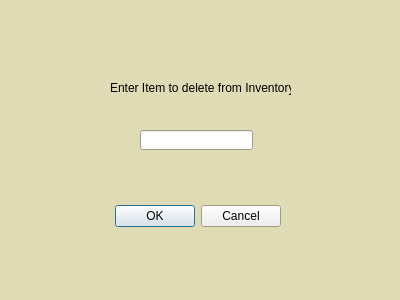
<?xml version="1.0" encoding="UTF-8"?>
<ui version="4.0">
 <class>deleteInventory</class>
 <widget class="QDialog" name="deleteInventory">
  <property name="geometry">
   <rect>
    <x>0</x>
    <y>0</y>
    <width>400</width>
    <height>300</height>
   </rect>
  </property>
  <property name="palette">
   <palette>
    <active>
     <colorrole role="Base">
      <brush brushstyle="SolidPattern">
       <color alpha="255">
        <red>255</red>
        <green>255</green>
        <blue>255</blue>
       </color>
      </brush>
     </colorrole>
     <colorrole role="Window">
      <brush brushstyle="SolidPattern">
       <color alpha="255">
        <red>223</red>
        <green>219</green>
        <blue>180</blue>
       </color>
      </brush>
     </colorrole>
    </active>
    <inactive>
     <colorrole role="Base">
      <brush brushstyle="SolidPattern">
       <color alpha="255">
        <red>255</red>
        <green>255</green>
        <blue>255</blue>
       </color>
      </brush>
     </colorrole>
     <colorrole role="Window">
      <brush brushstyle="SolidPattern">
       <color alpha="255">
        <red>223</red>
        <green>219</green>
        <blue>180</blue>
       </color>
      </brush>
     </colorrole>
    </inactive>
    <disabled>
     <colorrole role="Base">
      <brush brushstyle="SolidPattern">
       <color alpha="255">
        <red>223</red>
        <green>219</green>
        <blue>180</blue>
       </color>
      </brush>
     </colorrole>
     <colorrole role="Window">
      <brush brushstyle="SolidPattern">
       <color alpha="255">
        <red>223</red>
        <green>219</green>
        <blue>180</blue>
       </color>
      </brush>
     </colorrole>
    </disabled>
   </palette>
  </property>
  <property name="windowTitle">
   <string>Dialog</string>
  </property>
  <widget class="QDialogButtonBox" name="buttonBox">
   <property name="geometry">
    <rect>
     <x>-60</x>
     <y>200</y>
     <width>341</width>
     <height>32</height>
    </rect>
   </property>
   <property name="orientation">
    <enum>Qt::Horizontal</enum>
   </property>
   <property name="standardButtons">
    <set>QDialogButtonBox::Cancel|QDialogButtonBox::Ok</set>
   </property>
  </widget>
  <widget class="QLabel" name="label">
   <property name="geometry">
    <rect>
     <x>110</x>
     <y>80</y>
     <width>181</width>
     <height>16</height>
    </rect>
   </property>
   <property name="text">
    <string>Enter Item to delete from Inventory</string>
   </property>
  </widget>
  <widget class="QLineEdit" name="lineEdit">
   <property name="geometry">
    <rect>
     <x>140</x>
     <y>130</y>
     <width>113</width>
     <height>20</height>
    </rect>
   </property>
  </widget>
  <widget class="QLabel" name="label_2">
   <property name="geometry">
    <rect>
     <x>0</x>
     <y>230</y>
     <width>71</width>
     <height>81</height>
    </rect>
   </property>
   <property name="text">
    <string/>
   </property>
   <property name="pixmap">
    <pixmap>../../Desktop/TeamDirtSolo.png</pixmap>
   </property>
   <property name="scaledContents">
    <bool>true</bool>
   </property>
  </widget>
 </widget>
 <resources/>
 <connections>
  <connection>
   <sender>buttonBox</sender>
   <signal>accepted()</signal>
   <receiver>deleteInventory</receiver>
   <slot>accept()</slot>
   <hints>
    <hint type="sourcelabel">
     <x>248</x>
     <y>254</y>
    </hint>
    <hint type="destinationlabel">
     <x>157</x>
     <y>274</y>
    </hint>
   </hints>
  </connection>
  <connection>
   <sender>buttonBox</sender>
   <signal>rejected()</signal>
   <receiver>deleteInventory</receiver>
   <slot>reject()</slot>
   <hints>
    <hint type="sourcelabel">
     <x>316</x>
     <y>260</y>
    </hint>
    <hint type="destinationlabel">
     <x>286</x>
     <y>274</y>
    </hint>
   </hints>
  </connection>
 </connections>
</ui>
